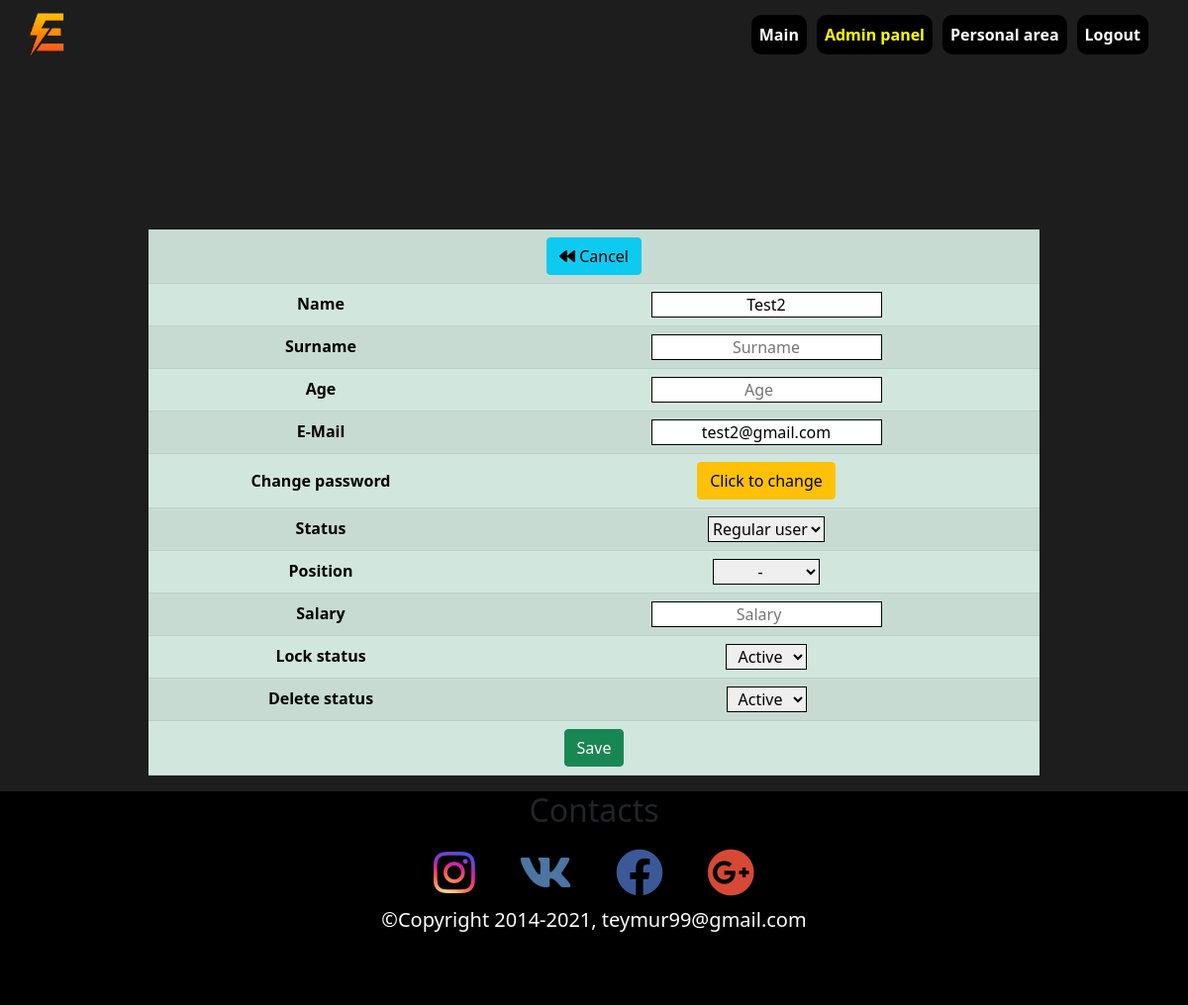
The app's page /admin_edit.php?id=2 (signed in) with its own data.
### tables this page shows
CREATE TABLE `workers` (
  `id` int NOT NULL,
  `name` varchar(255) NOT NULL,
  `surname` varchar(255) DEFAULT NULL,
  `age` int DEFAULT NULL,
  `email` varchar(255) NOT NULL,
  `password` varchar(255) NOT NULL,
  `admin` tinyint(1) NOT NULL DEFAULT '0',
  `position` int DEFAULT NULL,
  `salary` decimal(65,0) DEFAULT NULL,
  `blocked` tinyint(1) NOT NULL DEFAULT '0',
  `deleted` tinyint(1) NOT NULL DEFAULT '0'
);

### configs/admin_edit.php (called while the page is built, shortened)
<?php
require_once "dbconnect.php";
if(!empty($_SESSION['user'])){
  $sql = $connection->prepare("SELECT * FROM workers WHERE id=?");
  $sql->bind_param("i", $_GET['id']);
  $sql->execute();
  $admindb = $sql->get_result();
};
?>

### admin_edit.php (the view, shortened to what this page needs)
<?php include "configs/admin_edit.php"; ?>
<!DOCTYPE html>
<html lang="en">
<head>
  <?php require "includes/head.php" ?>
  <link rel="stylesheet" href="css/admin_edit.css">
</head>
<body>
  <?php require "includes/header.php" ?>
  <section class="section">
    <div class="bd-example">
      <?php while($is_admin = $admindb->fetch_assoc()) { ?>
      <form action="configs/admin_edit.php?id=<?= $is_admin['id']; ?>" method="POST">
        <table class="table table-success table-striped w-75 text-center">
            <tbody>
              <tr>
                <td colspan="2">
                  <a class="btn btn-info" href="admin_users_list.php"><i class="fas fa-backward"></i> Cancel</a>
                </td>
              </tr>
              <tr>
                <th scope="row">Name</th>
                <td><input type="text" name="name" value="<?= $is_admin['name']; ?>"></td>
              </tr>
              <tr>
                <th scope="row">Surname</th>
                <td><input type="text" name="surname" placeholder="Surname" value="<?= $is_admin['surname']; ?>"></td>
              </tr>
              <tr>
                <th scope="row">Age</th>
                <td><input type="number" name="age" min="1" placeholder="Age" value="<?= $is_admin['age']; ?>"></td>
              </tr>
              <tr>
                <th scope="row">E-Mail</th>
                <td><input type="email" name="email" value="<?= $is_admin['email']; ?>"></td>
              </tr>
              <tr>
                <th scope="row" class="align-middle">Change password</th>
                <td>
                  <a class="pswchbtn btn btn-warning" href="#">Click to change</a>
                </td>
              </tr>
              <?php if($_SESSION['is_admin'] === 2){ ?>
              <tr>
                <th scope="row">Status</th>
                <td>
                <select name="admin">
                    <option value="<?= $is_admin['admin'] === 2 ? 2 : 0;?>" <?= $is_admin['admin'] === 0 ? 'selected' : NULL; ?>>Regular user</option>
                </select>
              </td>
              </tr>
              <?php };?>
              <tr>
                <th scope="row">Position</th>
                <td>
                <select name="position">
                  <option value="" <?= $is_admin['position'] === NULL ? 'selected' : NULL; ?>>-</option>
                </select>
              </td>
              </tr>
              <tr>
                <th scope="row">Salary</th>
                <td><input type="number" min="1" name="salary" placeholder="Salary" value="<?= $is_admin['salary']; ?>"></td>
              </tr>
              <tr>
                <th scope="row">Lock status</th>
                <td>
                  <select name="blocked">
                    <option value="<?php
                    if($is_admin['admin'] === 2){
                      echo "0";
                    }else if($is_admin['admin'] === 1){
                      echo "0";
                    }else{
                      echo "0";
                    };?>" <?= $is_admin['blocked'] === 0 ? 'selected' : NULL; ?>>Active</option>
                  </select>
                </td>
              </tr>
              <tr>
                <th scope="row">Delete status</th>
                <td>
                  <select name="deleted">
                    <option value="<?php
                    if($is_admin['admin'] === 2){
                      echo "0";
                    }else if($is_admin['admin'] === 1){
                      echo "0";
                    }else{
                      echo "0";
                    };?>" <?= $is_admin['deleted'] === 0 ? 'selected' : NULL; ?>>Active</option>
                  </select>
                </td>
              </tr>
          <tr>
            <td colspan="2">
              <input type="submit" class="btn btn-success" value="Save">
            </td>
          </tr>
          </tbody>
        </table>
      </form>
    <?php };
     ?>
      </div>
  </section>
  <?php require "includes/footer.php" ?>
</body>
</html>

### css/main.css (style rules this page uses)
*,::after,::before, html, body { box-sizing: border-box; margin: 0; padding: 0; }
body { min-width: 280px; background-color: #1D1D1D; }

### css/admin_edit.css (style rules this page uses)
.section { min-height: 100vh; }
.table { position: absolute; top: 50%; left: 50%; transform: translate(-50%, -50%); }
input, select, option { text-align: center; border: 1px solid #000; }

### records on screen
workers: name "Test2", email "test2@gmail.com", admin "Regular user", position "-", blocked "Active", deleted "Active"
